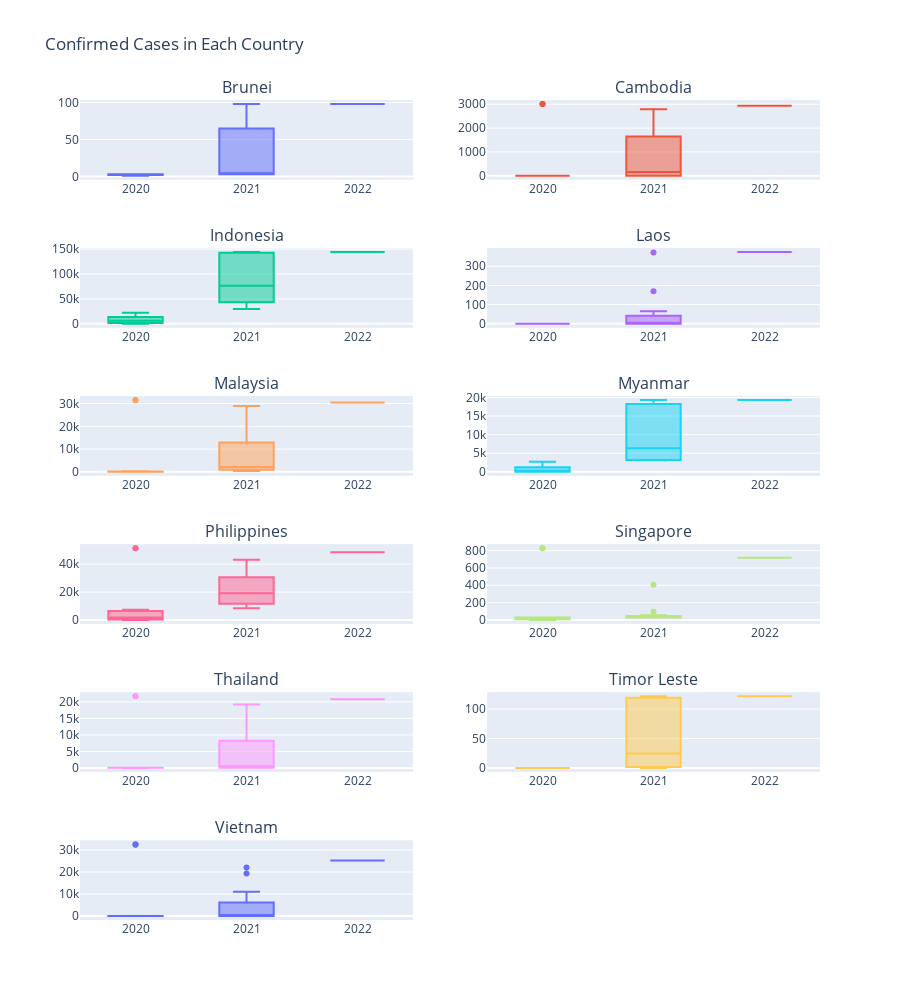

Here is the notebook cell this chart was saved with:
### Code cell
temp = df_covid_monthly.copy()
temp.set_index('Date', inplace=True)

countries = temp['Country name'].unique()

ncols = 2
nrows = math.ceil(len(countries)/ncols)

fig = make_subplots(rows=nrows, cols = ncols, shared_xaxes= False, subplot_titles=countries)

for ind, country in enumerate(countries):
    row = int((ind/ncols)+1)
    col = int((ind%ncols)+1)
    fig.add_trace(go.Box(x=temp.index.year, y=temp[temp['Country name']==country]['Total deaths']), row = row, col = col)
    
fig.update_layout(height=1000, title_text = 'Confirmed Cases in Each Country')
fig.update_layout(showlegend = False)
fig.show()

### Figure 1 — Plotly figure (JSON) as saved in the notebook; plotly's stock layout.template omitted (floating-point values rounded to 4 significant figures; data arrays with more than 128 entries replaced by an {"elided": "..."} marker saying what was removed)
{"data": [{"type": "box", "x": {"elided": "265 int values"}, "xaxis": "x", "y": [1, 1, 2, 3, 3, 3, 3, 3, 3, 3, 3, 3, 3, 3, 3, 3, 3, 9, 42, 88, 97, 98, 98], "yaxis": "y"}, {"type": "box", "x": {"elided": "265 int values"}, "xaxis": "x2", "y": [0, 0, 0, 0, 0, 0, 0, 0, 0, 0, 0, 0, 0, 0, 11, 93, 214, 602, 1397, 1903, 2319, 2788, 2940, 3012, 3012], "yaxis": "y2"}, {"type": "box", "x": {"elided": "265 int values"}, "xaxis": "x3", "y": [136, 792, 1613, 2876, 5131, 7417, 10740, 13869, 16945, 22138, 29998, 36166, 40858, 45521, 50578, 58491, 94119, 133023, 141939, 143405, 143830, 144094, 144096], "yaxis": "y3"}, {"type": "box", "x": {"elided": "265 int values"}, "xaxis": "x4", "y": [0, 0, 0, 0, 0, 0, 0, 0, 0, 0, 0, 0, 0, 0, 3, 3, 7, 14, 18, 65, 170, 372, 374], "yaxis": "y4"}, {"type": "box", "x": {"elided": "265 int values"}, "xaxis": "x5", "y": [0, 0, 48, 103, 115, 121, 125, 127, 136, 263, 360, 471, 760, 1135, 1272, 1506, 2796, 5170, 9024, 16664, 26335, 28912, 30425, 31487, 31513], "yaxis": "y5"}, {"type": "box", "x": {"elided": "265 int values"}, "xaxis": "x6", "y": [1, 6, 6, 6, 6, 6, 310, 1237, 1941, 2682, 3131, 3199, 3206, 3209, 3217, 3334, 9334, 15389, 17735, 18697, 19104, 19268, 19272], "yaxis": "y6"}, {"type": "box", "x": {"elided": "265 int values"}, "xaxis": "x7", "y": [0, 1, 88, 568, 957, 1266, 2023, 3558, 5504, 7221, 8392, 9244, 10749, 12318, 13297, 17234, 20966, 24662, 27889, 33448, 38294, 43172, 48545, 51504, 51545], "yaxis": "y7"}, {"type": "box", "x": {"elided": "265 int values"}, "xaxis": "x8", "y": [0, 0, 3, 15, 23, 26, 27, 27, 27, 28, 29, 29, 29, 29, 30, 30, 33, 36, 37, 55, 95, 407, 718, 828, 829], "yaxis": "y8"}, {"type": "box", "x": {"elided": "265 int values"}, "xaxis": "x9", "y": [0, 0, 10, 54, 57, 58, 58, 58, 59, 59, 60, 63, 77, 83, 94, 203, 1031, 2023, 4857, 11589, 16727, 19205, 20771, 21698, 21708], "yaxis": "y9"}, {"type": "box", "x": {"elided": "265 int values"}, "xaxis": "x10", "y": [0, 0, 0, 0, 0, 0, 0, 0, 0, 0, 0, 0, 0, 3, 16, 23, 26, 67, 117, 122, 122, 122, 122], "yaxis": "y10"}, {"type": "box", "x": {"elided": "265 int values"}, "xaxis": "x11", "y": [0, 0, 0, 0, 0, 0, 3, 34, 35, 35, 35, 35, 35, 35, 35, 35, 47, 81, 1306, 11064, 19301, 22083, 25252, 32394, 32610], "yaxis": "y11"}], "layout": {"annotations": [{"font": {"size": 16}, "showarrow": false, "text": "Brunei", "x": 0.225, "xanchor": "center", "xref": "paper", "y": 1.0, "yanchor": "bottom", "yref": "paper"}, {"font": {"size": 16}, "showarrow": false, "text": "Cambodia", "x": 0.775, "xanchor": "center", "xref": "paper", "y": 1.0, "yanchor": "bottom", "yref": "paper"}, {"font": {"size": 16}, "showarrow": false, "text": "Indonesia", "x": 0.225, "xanchor": "center", "xref": "paper", "y": 0.8194, "yanchor": "bottom", "yref": "paper"}, {"font": {"size": 16}, "showarrow": false, "text": "Laos", "x": 0.775, "xanchor": "center", "xref": "paper", "y": 0.8194, "yanchor": "bottom", "yref": "paper"}, {"font": {"size": 16}, "showarrow": false, "text": "Malaysia", "x": 0.225, "xanchor": "center", "xref": "paper", "y": 0.6389, "yanchor": "bottom", "yref": "paper"}, {"font": {"size": 16}, "showarrow": false, "text": "Myanmar", "x": 0.775, "xanchor": "center", "xref": "paper", "y": 0.6389, "yanchor": "bottom", "yref": "paper"}, {"font": {"size": 16}, "showarrow": false, "text": "Philippines", "x": 0.225, "xanchor": "center", "xref": "paper", "y": 0.4583, "yanchor": "bottom", "yref": "paper"}, {"font": {"size": 16}, "showarrow": false, "text": "Singapore", "x": 0.775, "xanchor": "center", "xref": "paper", "y": 0.4583, "yanchor": "bottom", "yref": "paper"}, {"font": {"size": 16}, "showarrow": false, "text": "Thailand", "x": 0.225, "xanchor": "center", "xref": "paper", "y": 0.2778, "yanchor": "bottom", "yref": "paper"}, {"font": {"size": 16}, "showarrow": false, "text": "Timor Leste", "x": 0.775, "xanchor": "center", "xref": "paper", "y": 0.2778, "yanchor": "bottom", "yref": "paper"}, {"font": {"size": 16}, "showarrow": false, "text": "Vietnam", "x": 0.225, "xanchor": "center", "xref": "paper", "y": 0.09722, "yanchor": "bottom", "yref": "paper"}], "height": 1000, "showlegend": false, "title": {"text": "Confirmed Cases in Each Country"}, "xaxis": {"anchor": "y", "domain": [0, 0.45]}, "xaxis10": {"anchor": "y10", "domain": [0.55, 1]}, "xaxis11": {"anchor": "y11", "domain": [0, 0.45]}, "xaxis12": {"anchor": "y12", "domain": [0.55, 1]}, "xaxis2": {"anchor": "y2", "domain": [0.55, 1]}, "xaxis3": {"anchor": "y3", "domain": [0, 0.45]}, "xaxis4": {"anchor": "y4", "domain": [0.55, 1]}, "xaxis5": {"anchor": "y5", "domain": [0, 0.45]}, "xaxis6": {"anchor": "y6", "domain": [0.55, 1]}, "xaxis7": {"anchor": "y7", "domain": [0, 0.45]}, "xaxis8": {"anchor": "y8", "domain": [0.55, 1]}, "xaxis9": {"anchor": "y9", "domain": [0, 0.45]}, "yaxis": {"anchor": "x", "domain": [0.9028, 1.0]}, "yaxis10": {"anchor": "x10", "domain": [0.1806, 0.2778]}, "yaxis11": {"anchor": "x11", "domain": [0, 0.09722]}, "yaxis12": {"anchor": "x12", "domain": [0, 0.09722]}, "yaxis2": {"anchor": "x2", "domain": [0.9028, 1.0]}, "yaxis3": {"anchor": "x3", "domain": [0.7222, 0.8194]}, "yaxis4": {"anchor": "x4", "domain": [0.7222, 0.8194]}, "yaxis5": {"anchor": "x5", "domain": [0.5417, 0.6389]}, "yaxis6": {"anchor": "x6", "domain": [0.5417, 0.6389]}, "yaxis7": {"anchor": "x7", "domain": [0.3611, 0.4583]}, "yaxis8": {"anchor": "x8", "domain": [0.3611, 0.4583]}, "yaxis9": {"anchor": "x9", "domain": [0.1806, 0.2778]}}}
